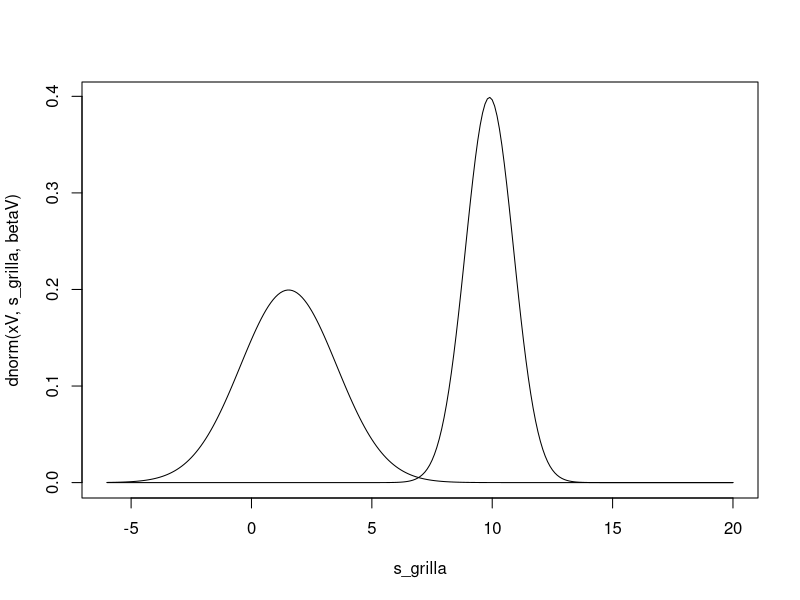
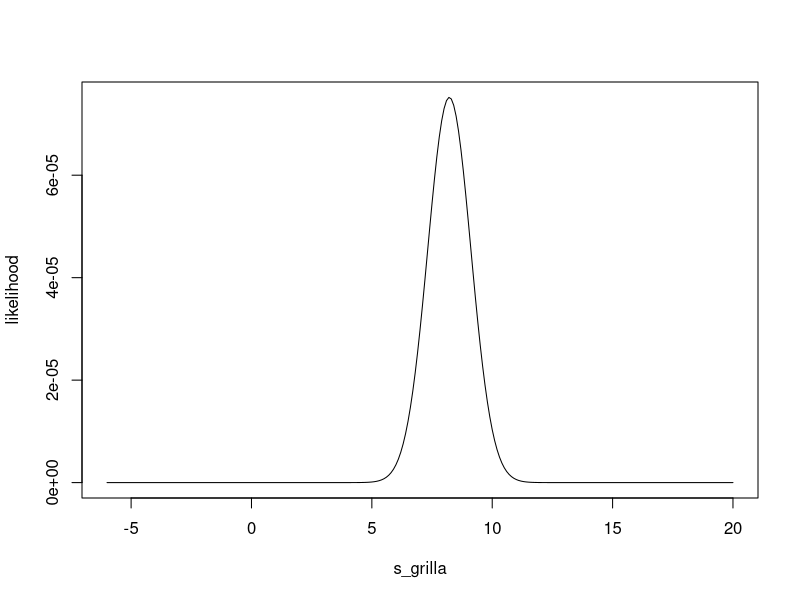
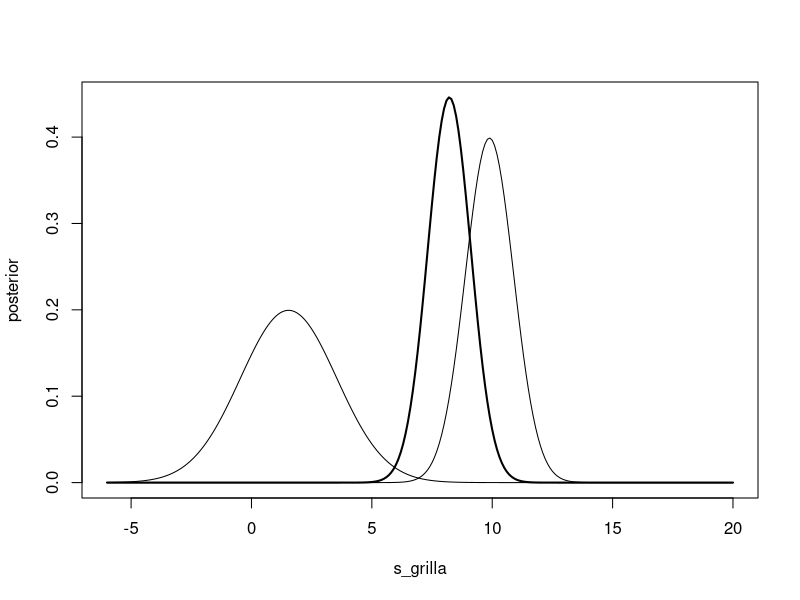

Reproduce these figures in R, in order.
# p(sA) ~ N(sA|muA,sigmaA)
# p(sV) ~ N(sV|muV,sigmaV)
# p(xA|sA) ~ N(xA|sA,betaA)
# p(xV|sV) ~ N(xV|sV,betaV)

# 6.12.0
sA <- 5
sV <- 10
betaA <- 2
betaV <- 1

# 6.12.1
xA <- rnorm(1,sA,betaA)
xV <- rnorm(1,sV,betaV)

# 6.12.2
s_grilla <- seq(-6,20,by=0.1)
plot(s_grilla,dnorm(xV,s_grilla,betaV),type="l")
lines(s_grilla,dnorm(xA,s_grilla,betaA),type="l")

# 6.12.3
likelihood <- dnorm(xV,s_grilla,betaV)*dnorm(xA,s_grilla,betaA)
plot(s_grilla,likelihood,type="l")

# 6.12.4
area <- sum(likelihood)*0.1
posterior <- likelihood/area
plot(s_grilla,posterior,type="l",lwd=2)
lines(s_grilla,dnorm(xV,s_grilla,betaV),type="l")
lines(s_grilla,dnorm(xA,s_grilla,betaA),type="l")

# 6.12.5
s_map <- s_grilla[which.max(posterior)]

# 6.12.6
num <- (xA/betaA^2)+(xV/betaV^2)
denom <- (1/betaA^2)+(1/betaV^2)
s_map_true <- num/denom